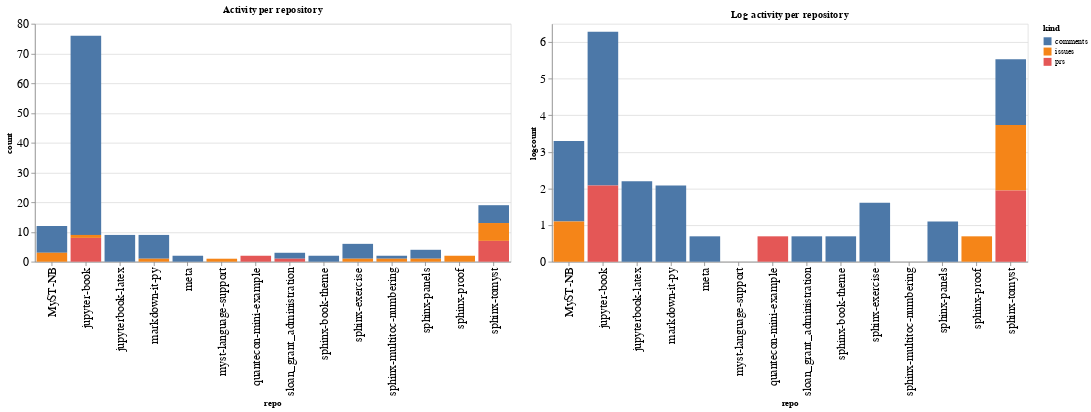

Here is the notebook cell this chart was saved with:
### Code cell
ch1 = alt.Chart(repo_summaries, width=600, title="Activity per repository").mark_bar().encode(
    x='repo',
    y='count',
    color='kind',
    tooltip="kind"
)

ch2 = alt.Chart(repo_summaries, width=600, title="Log activity per repository").mark_bar().encode(
    x='repo',
    y='logcount',
    color='kind',
    tooltip="kind"
)

ch1 | ch2

### Figure 1 — Vega-Lite specification as saved in the notebook (floating-point values rounded to 4 significant figures)
{"config": {"axisLeft": {"labelFontSize": 15}, "axisBottom": {"labelFontSize": 15}}, "hconcat": [{"mark": "bar", "encoding": {"color": {"type": "nominal", "field": "kind"}, "tooltip": {"type": "nominal", "field": "kind"}, "x": {"type": "nominal", "field": "repo"}, "y": {"type": "quantitative", "field": "count"}}, "title": "Activity per repository", "width": 600}, {"mark": "bar", "encoding": {"color": {"type": "nominal", "field": "kind"}, "tooltip": {"type": "nominal", "field": "kind"}, "x": {"type": "nominal", "field": "repo"}, "y": {"type": "quantitative", "field": "logcount"}}, "title": "Log activity per repository", "width": 600}], "data": {"name": "data-0cf3f7c14c86a6e1fb3a23669f65e412"}, "$schema": "https://vega.github.io/schema/vega-lite/v4.8.1.json", "datasets": {"data-0cf3f7c14c86a6e1fb3a23669f65e412": [{"repo": "MyST-NB", "kind": "comments", "count": 9, "logcount": 2.197}, {"repo": "MyST-NB", "kind": "issues", "count": 3, "logcount": 1.099}, {"repo": "jupyter-book", "kind": "comments", "count": 67, "logcount": 4.205}, {"repo": "jupyter-book", "kind": "issues", "count": 1, "logcount": 0.0}, {"repo": "jupyter-book", "kind": "prs", "count": 8, "logcount": 2.079}, {"repo": "jupyterbook-latex", "kind": "comments", "count": 9, "logcount": 2.197}, {"repo": "markdown-it-py", "kind": "comments", "count": 8, "logcount": 2.079}, {"repo": "markdown-it-py", "kind": "issues", "count": 1, "logcount": 0.0}, {"repo": "meta", "kind": "comments", "count": 2, "logcount": 0.6931}, {"repo": "myst-language-support", "kind": "issues", "count": 1, "logcount": 0.0}, {"repo": "quantecon-mini-example", "kind": "prs", "count": 2, "logcount": 0.6931}, {"repo": "sloan_grant_administration", "kind": "comments", "count": 2, "logcount": 0.6931}, {"repo": "sloan_grant_administration", "kind": "prs", "count": 1, "logcount": 0.0}, {"repo": "sphinx-book-theme", "kind": "comments", "count": 2, "logcount": 0.6931}, {"repo": "sphinx-exercise", "kind": "comments", "count": 5, "logcount": 1.609}, {"repo": "sphinx-exercise", "kind": "issues", "count": 1, "logcount": 0.0}, {"repo": "sphinx-multitoc-numbering", "kind": "comments", "count": 1, "logcount": 0.0}, {"repo": "sphinx-multitoc-numbering", "kind": "issues", "count": 1, "logcount": 0.0}, {"repo": "sphinx-panels", "kind": "comments", "count": 3, "logcount": 1.099}, {"repo": "sphinx-panels", "kind": "issues", "count": 1, "logcount": 0.0}, {"repo": "sphinx-proof", "kind": "issues", "count": 2, "logcount": 0.6931}, {"repo": "sphinx-tomyst", "kind": "comments", "count": 6, "logcount": 1.792}, {"repo": "sphinx-tomyst", "kind": "issues", "count": 6, "logcount": 1.792}, {"repo": "sphinx-tomyst", "kind": "prs", "count": 7, "logcount": 1.946}]}}
